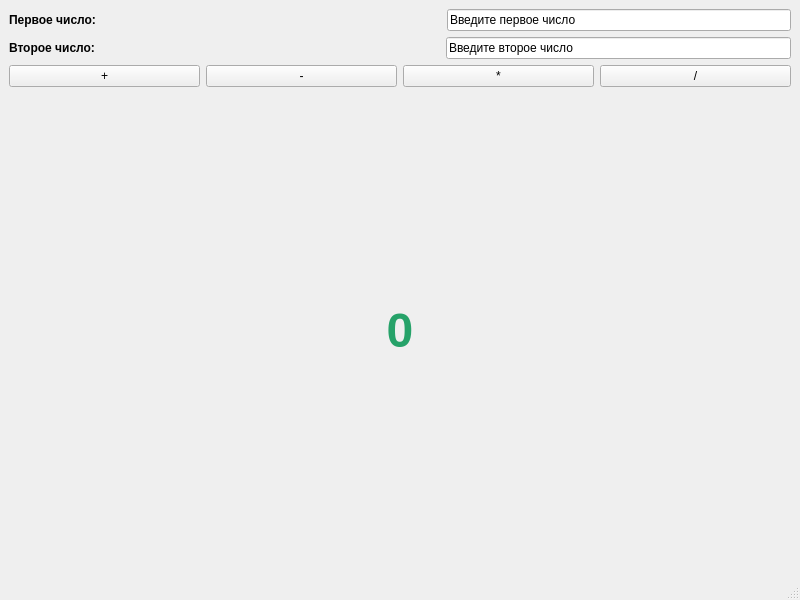
<?xml version="1.0" encoding="UTF-8"?>
<ui version="4.0">
 <class>MainWindow</class>
 <widget class="QMainWindow" name="MainWindow">
  <property name="geometry">
   <rect>
    <x>0</x>
    <y>0</y>
    <width>800</width>
    <height>600</height>
   </rect>
  </property>
  <property name="windowTitle">
   <string>MainWindow</string>
  </property>
  <widget class="QWidget" name="centralwidget">
   <layout class="QVBoxLayout" name="verticalLayout">
    <item>
     <layout class="QHBoxLayout" name="horizontalLayout">
      <item>
       <widget class="QLabel" name="label">
        <property name="contextMenuPolicy">
         <enum>Qt::ContextMenuPolicy::CustomContextMenu</enum>
        </property>
        <property name="text">
         <string>&lt;html&gt;&lt;head/&gt;&lt;body&gt;&lt;p&gt;&lt;span style=&quot; font-weight:700;&quot;&gt;Первое число:&lt;/span&gt;&lt;/p&gt;&lt;/body&gt;&lt;/html&gt;</string>
        </property>
       </widget>
      </item>
      <item>
       <spacer name="horizontalSpacer">
        <property name="orientation">
         <enum>Qt::Orientation::Horizontal</enum>
        </property>
        <property name="sizeHint" stdset="0">
         <size>
          <width>40</width>
          <height>20</height>
         </size>
        </property>
       </spacer>
      </item>
      <item>
       <widget class="QLineEdit" name="lineEdit">
        <property name="text">
         <string>Введите первое число</string>
        </property>
       </widget>
      </item>
     </layout>
    </item>
    <item>
     <layout class="QHBoxLayout" name="horizontalLayout_2">
      <item>
       <widget class="QLabel" name="label_2">
        <property name="text">
         <string>&lt;html&gt;&lt;head/&gt;&lt;body&gt;&lt;p&gt;&lt;span style=&quot; font-weight:700;&quot;&gt;Второе число:&lt;/span&gt;&lt;/p&gt;&lt;/body&gt;&lt;/html&gt;</string>
        </property>
       </widget>
      </item>
      <item>
       <spacer name="horizontalSpacer_2">
        <property name="orientation">
         <enum>Qt::Orientation::Horizontal</enum>
        </property>
        <property name="sizeHint" stdset="0">
         <size>
          <width>40</width>
          <height>20</height>
         </size>
        </property>
       </spacer>
      </item>
      <item>
       <widget class="QLineEdit" name="lineEdit_2">
        <property name="text">
         <string>Введите второе число</string>
        </property>
       </widget>
      </item>
     </layout>
    </item>
    <item>
     <layout class="QHBoxLayout" name="horizontalLayout_3">
      <item>
       <widget class="QPushButton" name="pushButton">
        <property name="text">
         <string>+</string>
        </property>
       </widget>
      </item>
      <item>
       <widget class="QPushButton" name="pushButton_2">
        <property name="text">
         <string>-</string>
        </property>
       </widget>
      </item>
      <item>
       <widget class="QPushButton" name="pushButton_3">
        <property name="text">
         <string>*</string>
        </property>
       </widget>
      </item>
      <item>
       <widget class="QPushButton" name="pushButton_4">
        <property name="text">
         <string>/</string>
        </property>
       </widget>
      </item>
     </layout>
    </item>
    <item>
     <widget class="QLabel" name="label_3">
      <property name="text">
       <string>&lt;html&gt;&lt;head/&gt;&lt;body&gt;&lt;p align=&quot;center&quot;&gt;&lt;span style=&quot; font-size:36pt; font-weight:700; color:#26a269;&quot;&gt;0&lt;/span&gt;&lt;/p&gt;&lt;/body&gt;&lt;/html&gt;</string>
      </property>
     </widget>
    </item>
   </layout>
  </widget>
  <widget class="QMenuBar" name="menubar">
   <property name="geometry">
    <rect>
     <x>0</x>
     <y>0</y>
     <width>800</width>
     <height>22</height>
    </rect>
   </property>
  </widget>
  <widget class="QStatusBar" name="statusbar"/>
 </widget>
 <resources/>
 <connections/>
</ui>
